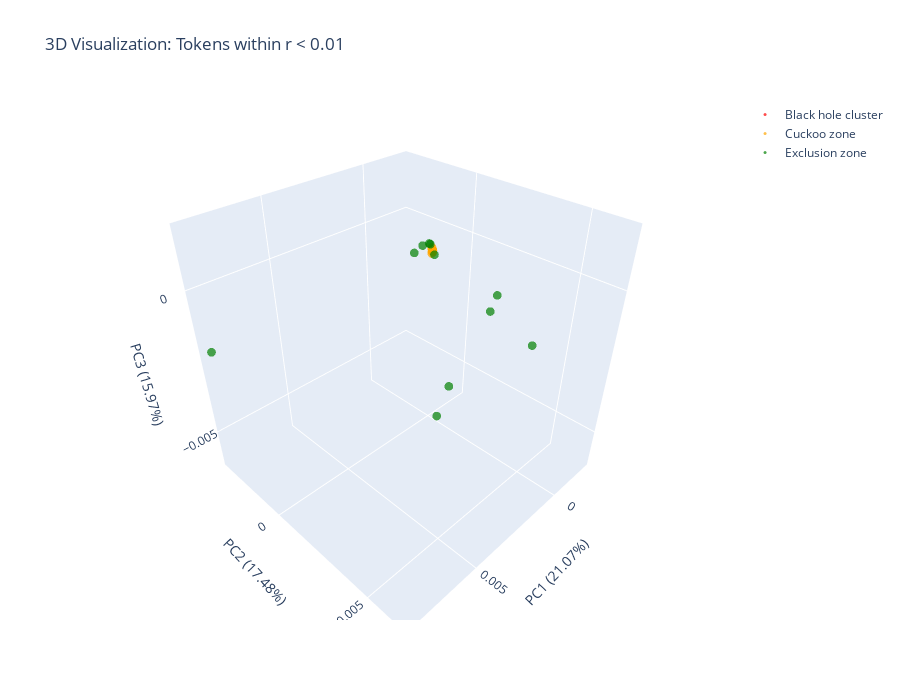

Source (notebook cell):
### Markdown cell above
## Step 6: Interactive 3D Visualization (Plotly)

### Code cell
print("\n" + "="*70)
print("INTERACTIVE 3D VISUALIZATION")
print("="*70)
print()

# Create Plotly 3D scatter
traces = []

for r_inner, r_outer, color, label in unique_shells:
    in_shell = (distances_np > r_inner) & (distances_np <= r_outer)
    if in_shell.sum() > 0:
        trace = go.Scatter3d(
            x=neighborhood_3d[in_shell, 0],
            y=neighborhood_3d[in_shell, 1],
            z=neighborhood_3d[in_shell, 2],
            mode='markers',
            marker=dict(
                size=3,
                color=color,
                opacity=0.7
            ),
            name=label,
            text=[f'r={d:.6e}' for d in distances_np[in_shell]],
            hovertemplate='%{text}<br>PC1: %{x:.4f}<br>PC2: %{y:.4f}<br>PC3: %{z:.4f}<extra></extra>'
        )
        traces.append(trace)

layout = go.Layout(
    title=f'3D Visualization: Tokens within r < {MAX_RADIUS}',
    scene=dict(
        xaxis_title=f'PC1 ({explained_var[0]*100:.2f}%)',
        yaxis_title=f'PC2 ({explained_var[1]*100:.2f}%)',
        zaxis_title=f'PC3 ({explained_var[2]*100:.2f}%)',
        aspectmode='cube'
    ),
    showlegend=True,
    width=900,
    height=700
)

fig = go.Figure(data=traces, layout=layout)
fig.show()

print("\nInteractive 3D scatter plot created.")
print("Use mouse to rotate, zoom, and explore the structure.")
print("Hover over points to see their radial distance.")

### Figure 1 — Plotly figure (JSON) as saved in the notebook; plotly's stock layout.template omitted (floating-point values rounded to 4 significant figures; data arrays with more than 128 entries replaced by an {"elided": "..."} marker saying what was removed)
{"data": [{"hovertemplate": "%{text}<br>PC1: %{x:.4f}<br>PC2: %{y:.4f}<br>PC3: %{z:.4f}<extra></extra>", "marker": {"color": "red", "opacity": 0.7, "size": 3}, "mode": "markers", "name": "Black hole cluster", "text": {"elided": "2183 str values"}, "type": "scatter3d", "x": {"elided": "2183 float values"}, "y": {"elided": "2183 float values"}, "z": {"elided": "2183 float values"}}, {"hovertemplate": "%{text}<br>PC1: %{x:.4f}<br>PC2: %{y:.4f}<br>PC3: %{z:.4f}<extra></extra>", "marker": {"color": "orange", "opacity": 0.7, "size": 3}, "mode": "markers", "name": "Cuckoo zone", "text": ["r=7.319091e-04", "r=1.268317e-04", "r=1.289682e-04", "r=1.488070e-04", "r=3.626923e-04", "r=1.241522e-04", "r=9.215553e-04", "r=1.878242e-04", "r=1.487159e-04", "r=1.396653e-04", "r=1.500094e-04", "r=1.592360e-04", "r=4.254807e-04", "r=1.353654e-04", "r=5.738803e-04", "r=1.011978e-04", "r=9.954774e-04", "r=2.427815e-04", "r=4.430873e-04", "r=1.385282e-04", "r=1.919038e-04", "r=1.363770e-04", "r=4.228814e-04", "r=3.859909e-04", "r=1.412388e-04", "r=4.992239e-04", "r=4.531858e-04"], "type": "scatter3d", "x": [1.669e-05, -6.736e-06, -4.8e-06, -7.926e-06, -1.948e-05, -7.11e-06, 4.435e-05, 4.365e-06, -5.128e-06, -7.632e-06, -4.189e-06, -1.464e-05, 7.866e-06, -2.859e-06, 3.953e-05, -1.082e-05, 1.805e-05, -1.241e-05, -8.603e-06, -7.161e-06, 1.655e-05, -7.995e-06, -7.391e-06, -9.607e-06, -8.629e-06, 3.634e-05, 3.994e-06], "y": [2.509e-06, -4.919e-06, -3.006e-06, 8.984e-07, -3.795e-05, 1.242e-06, 1.528e-05, -9.987e-06, -7.028e-06, -8.73e-06, 4.694e-06, 2.772e-06, -1.167e-05, -1.187e-05, 6.507e-06, -3.266e-06, 4.009e-05, -2.025e-05, -3.999e-05, -1.488e-05, 2.626e-06, 3.326e-06, 1.512e-06, 2.015e-05, -9.69e-06, 5.951e-05, -8.121e-06], "z": [3.666e-05, 1.303e-05, 1.239e-05, 4.261e-06, 3.671e-05, 3.663e-06, 0.0001378, 3.589e-06, -3.105e-07, 1.214e-05, 9.902e-07, 5.092e-06, -2.496e-05, 1.537e-05, -7.466e-05, -7.26e-06, 3.194e-05, 1.607e-05, 5.495e-05, 9.438e-06, 6.215e-06, -3.228e-06, -1.544e-05, 2.251e-05, 1.348e-05, -2.114e-05, 1.601e-05]}, {"hovertemplate": "%{text}<br>PC1: %{x:.4f}<br>PC2: %{y:.4f}<br>PC3: %{z:.4f}<extra></extra>", "marker": {"color": "green", "opacity": 0.7, "size": 3}, "mode": "markers", "name": "Exclusion zone", "text": ["r=5.494703e-03", "r=3.571895e-03", "r=3.701538e-03", "r=8.589938e-03", "r=9.262126e-03", "r=1.017988e-03", "r=9.574379e-03", "r=1.039294e-03", "r=7.800318e-03", "r=7.597447e-03", "r=6.881914e-03"], "type": "scatter3d", "x": [0.0006777, 0.0004651, 0.000319, 0.001017, 0.005091, -3.245e-05, 0.008284, 3.822e-06, -0.002178, 2.232e-05, -0.0003424], "y": [0.0004263, -0.0005243, -0.0002286, 0.00388, 0.006489, 8.458e-05, -0.003484, -0.0001088, 0.003619, 0.0005424, 0.0008728], "z": [0.0005134, -8.829e-05, 0.0001912, 3.099e-06, 0.00166, -0.0001102, -0.001983, 0.0001892, -0.002825, -0.006166, -0.004861]}], "layout": {"height": 700, "scene": {"aspectmode": "cube", "xaxis": {"title": {"text": "PC1 (21.07%)"}}, "yaxis": {"title": {"text": "PC2 (17.48%)"}}, "zaxis": {"title": {"text": "PC3 (15.97%)"}}}, "showlegend": true, "title": {"text": "3D Visualization: Tokens within r < 0.01"}, "width": 900}}
